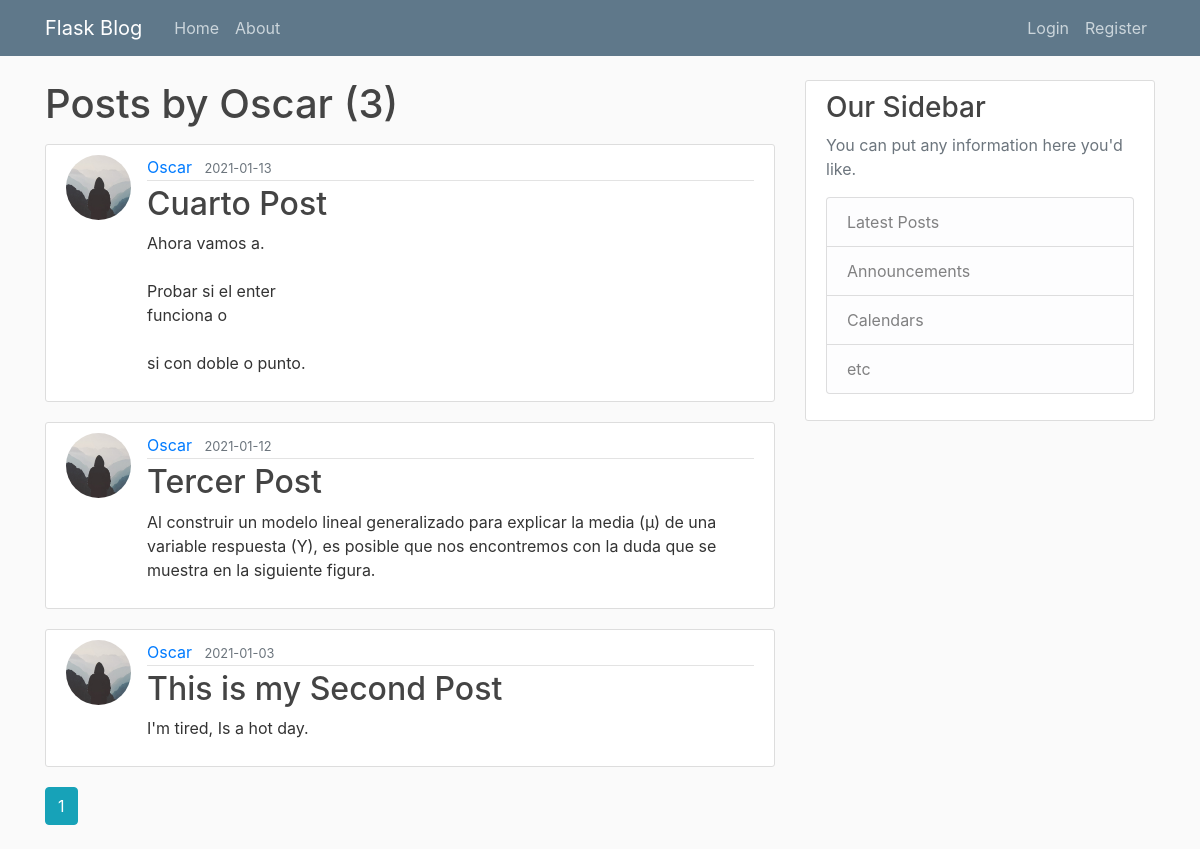
The page /user/Oscar on the database its author committed.
### flaskblog/models.py (models this page shows, shortened)
class User(db.Model, UserMixin):
    id = db.Column(db.Integer, primary_key=True)
    username = db.Column(db.String(20), unique=True, nullable=False)
    email = db.Column(db.String(120), unique=True, nullable=False)
    image_file = db.Column(db.String(20), nullable=False, default='default.jpg')
    password = db.Column(db.String(60), nullable=False)
    posts = db.relationship('Post', backref='author', lazy=True)

class Post(db.Model):
    id = db.Column(db.Integer, primary_key=True)
    title = db.Column(db.String(100), nullable=False)
    date_posted = db.Column(db.DateTime, nullable=False, default=datetime.utcnow)
    content = db.Column(db.Text, nullable=False)
    user_id = db.Column(db.Integer, db.ForeignKey('user.id'), nullable=False)

### flaskblog/users/routes.py (the view)
@users.route("/user/<string:username>")
def user_posts(username):
    page = request.args.get('page', 1, type=int)
    user = User.query.filter_by(username=username).first_or_404()
    posts = Post.query.filter_by(author=user)\
        .order_by(Post.date_posted.desc())\
        .paginate(page=page, per_page=5)
    return render_template('user_posts.html', posts=posts, user=user)

### flaskblog/templates/user_posts.html
{% extends "layout.html" %}
{% block content %}
    <h1 class="mb-3">Posts by {{ user.username }} ({{ posts.total }})</h1>
    {% for post in posts.items %}
        <article class="media content-section">
          <img class="rounded-circle article-img" src="{{ url_for('static', filename='profile_pics/' + post.author.image_file) }}">
          <div class="media-body">
            <div class="article-metadata">
              <a class="mr-2" href="{{ url_for('users.user_posts', username=post.author.username) }}">{{ post.author.username }}</a>
              <small class="text-muted">{{ post.date_posted.strftime('%Y-%m-%d') }}</small>
            </div>
            <h2><a class="article-title" href="{{ url_for('posts.post', post_id=post.id) }}">{{ post.title }}</a></h2>
            <p class="article-content">{{ post.content }}</p>
          </div>
        </article>
    {% endfor %}
    {% for page_num in posts.iter_pages(left_edge=1, right_edge=1, left_current=1, right_current=2) %}
      {% if page_num %}
        {% if posts.page == page_num %}
          <a class="btn btn-info mb-4" href="{{ url_for('users.user_posts', username=user.username, page=page_num) }}">{{ page_num }}</a>
        {% else %}
          <a class="btn btn-outline-info mb-4" href="{{ url_for('users.user_posts', username=user.username, page=page_num) }}">{{ page_num }}</a>
        {% endif %}
      {% else %}
        ...
      {% endif %}
    {% endfor %}
{% endblock content %}

### flaskblog/static/main.css (style rules this page uses)
body { background: #fafafa; color: #333333; margin-top: 5rem; }
h1, h2, h3, h4, h5, h6 { color: #444444; }
.content-section { background: #ffffff; padding: 10px 20px; border: 1px solid #dddddd; border-radius: 3px; margin-bottom: 20px; }
.article-title { color: #444444; }
.article-content { white-space: pre-line; }
.article-img { height: 65px; width: 65px; margin-right: 16px; }
.article-metadata { padding-bottom: 1px; margin-bottom: 4px; border-bottom: 1px solid #e3e3e3 }

### rows shown on the page
User: username "Oscar"
Post: image_file (placeholder picture), author.username "Oscar", date_posted "2021-01-13", title "Cuarto Post", content "Ahora vamos a. Probar si el enter funciona o si con doble o punto."
Post: image_file (placeholder picture), author.username "Oscar", date_posted "2021-01-12", title "Tercer Post", content "Al construir un modelo lineal generalizado para explicar la media (μ) de una variable respuesta (Y), es posible que nos encontremos con la duda que se muestra en la siguiente figura."
Post: image_file (placeholder picture), author.username "Oscar", date_posted "2021-01-03", title "This is my Second Post", content "I'm tired, Is a hot day."

### other values the page prints
{{ posts.total }} "3"
{{ page_num }} "1"
